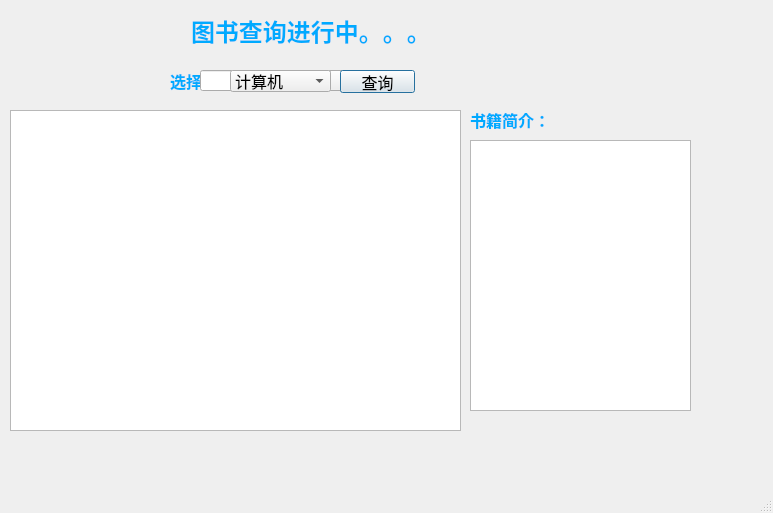
<?xml version="1.0" encoding="UTF-8"?>
<ui version="4.0">
 <class>SearchWindow</class>
 <widget class="QMainWindow" name="SearchWindow">
  <property name="geometry">
   <rect>
    <x>0</x>
    <y>0</y>
    <width>773</width>
    <height>513</height>
   </rect>
  </property>
  <property name="windowTitle">
   <string>查询书籍信息</string>
  </property>
  <widget class="QWidget" name="centralwidget">
   <widget class="QComboBox" name="choose">
    <property name="geometry">
     <rect>
      <x>290</x>
      <y>70</y>
      <width>101</width>
      <height>21</height>
     </rect>
    </property>
    <property name="font">
     <font>
      <pointsize>12</pointsize>
     </font>
    </property>
    <item>
     <property name="text">
      <string>无</string>
     </property>
    </item>
    <item>
     <property name="text">
      <string>图书编号</string>
     </property>
    </item>
    <item>
     <property name="text">
      <string>图书名称</string>
     </property>
    </item>
    <item>
     <property name="text">
      <string>归属学科</string>
     </property>
    </item>
   </widget>
   <widget class="QLabel" name="l1">
    <property name="geometry">
     <rect>
      <x>191</x>
      <y>10</y>
      <width>291</width>
      <height>41</height>
     </rect>
    </property>
    <property name="font">
     <font>
      <pointsize>18</pointsize>
      <weight>75</weight>
      <bold>true</bold>
     </font>
    </property>
    <property name="styleSheet">
     <string notr="true">color: rgb(0, 170, 255);</string>
    </property>
    <property name="text">
     <string>图书查询进行中。。。</string>
    </property>
   </widget>
   <widget class="QLabel" name="l2">
    <property name="geometry">
     <rect>
      <x>170</x>
      <y>70</y>
      <width>111</width>
      <height>21</height>
     </rect>
    </property>
    <property name="font">
     <font>
      <pointsize>12</pointsize>
      <weight>75</weight>
      <bold>true</bold>
     </font>
    </property>
    <property name="styleSheet">
     <string notr="true">color: rgb(0, 170, 255);</string>
    </property>
    <property name="text">
     <string>选择查询方式：</string>
    </property>
   </widget>
   <widget class="QLineEdit" name="bookname">
    <property name="geometry">
     <rect>
      <x>200</x>
      <y>70</y>
      <width>131</width>
      <height>21</height>
     </rect>
    </property>
   </widget>
   <widget class="QPushButton" name="bsearch">
    <property name="geometry">
     <rect>
      <x>340</x>
      <y>70</y>
      <width>75</width>
      <height>23</height>
     </rect>
    </property>
    <property name="font">
     <font>
      <pointsize>12</pointsize>
     </font>
    </property>
    <property name="text">
     <string>查询</string>
    </property>
    <property name="checkable">
     <bool>false</bool>
    </property>
    <property name="autoRepeat">
     <bool>false</bool>
    </property>
    <property name="autoDefault">
     <bool>false</bool>
    </property>
    <property name="default">
     <bool>true</bool>
    </property>
    <property name="flat">
     <bool>false</bool>
    </property>
   </widget>
   <widget class="QTableView" name="result">
    <property name="geometry">
     <rect>
      <x>10</x>
      <y>110</y>
      <width>451</width>
      <height>321</height>
     </rect>
    </property>
    <property name="font">
     <font>
      <pointsize>10</pointsize>
      <weight>75</weight>
      <bold>true</bold>
     </font>
    </property>
    <property name="styleSheet">
     <string notr="true">color: rgb(0, 170, 255);color: rgb(255, 155, 170);
background-image: url(:/new/prefix2/xingkong2.JPG);
</string>
    </property>
    <property name="frameShadow">
     <enum>QFrame::Raised</enum>
    </property>
   </widget>
   <widget class="QPlainTextEdit" name="intro">
    <property name="geometry">
     <rect>
      <x>470</x>
      <y>140</y>
      <width>221</width>
      <height>271</height>
     </rect>
    </property>
    <property name="palette">
     <palette>
      <active>
       <colorrole role="WindowText">
        <brush brushstyle="SolidPattern">
         <color alpha="255">
          <red>255</red>
          <green>155</green>
          <blue>170</blue>
         </color>
        </brush>
       </colorrole>
       <colorrole role="Text">
        <brush brushstyle="SolidPattern">
         <color alpha="255">
          <red>255</red>
          <green>155</green>
          <blue>170</blue>
         </color>
        </brush>
       </colorrole>
       <colorrole role="ButtonText">
        <brush brushstyle="SolidPattern">
         <color alpha="255">
          <red>255</red>
          <green>155</green>
          <blue>170</blue>
         </color>
        </brush>
       </colorrole>
      </active>
      <inactive>
       <colorrole role="WindowText">
        <brush brushstyle="SolidPattern">
         <color alpha="255">
          <red>255</red>
          <green>155</green>
          <blue>170</blue>
         </color>
        </brush>
       </colorrole>
       <colorrole role="Text">
        <brush brushstyle="SolidPattern">
         <color alpha="255">
          <red>255</red>
          <green>155</green>
          <blue>170</blue>
         </color>
        </brush>
       </colorrole>
       <colorrole role="ButtonText">
        <brush brushstyle="SolidPattern">
         <color alpha="255">
          <red>255</red>
          <green>155</green>
          <blue>170</blue>
         </color>
        </brush>
       </colorrole>
      </inactive>
      <disabled>
       <colorrole role="WindowText">
        <brush brushstyle="SolidPattern">
         <color alpha="255">
          <red>255</red>
          <green>155</green>
          <blue>170</blue>
         </color>
        </brush>
       </colorrole>
       <colorrole role="Text">
        <brush brushstyle="SolidPattern">
         <color alpha="255">
          <red>255</red>
          <green>155</green>
          <blue>170</blue>
         </color>
        </brush>
       </colorrole>
       <colorrole role="ButtonText">
        <brush brushstyle="SolidPattern">
         <color alpha="255">
          <red>255</red>
          <green>155</green>
          <blue>170</blue>
         </color>
        </brush>
       </colorrole>
      </disabled>
     </palette>
    </property>
    <property name="font">
     <font>
      <pointsize>12</pointsize>
      <weight>50</weight>
      <bold>false</bold>
     </font>
    </property>
    <property name="layoutDirection">
     <enum>Qt::LeftToRight</enum>
    </property>
    <property name="autoFillBackground">
     <bool>true</bool>
    </property>
    <property name="styleSheet">
     <string notr="true">color: rgb(0, 170, 255);color: rgb(255, 155, 170);
background-image: url(:/new/prefix2/xingkong2.JPG);
</string>
    </property>
    <property name="frameShadow">
     <enum>QFrame::Raised</enum>
    </property>
    <property name="textInteractionFlags">
     <set>Qt::TextSelectableByKeyboard|Qt::TextSelectableByMouse</set>
    </property>
   </widget>
   <widget class="QLabel" name="label_2">
    <property name="geometry">
     <rect>
      <x>470</x>
      <y>110</y>
      <width>111</width>
      <height>20</height>
     </rect>
    </property>
    <property name="font">
     <font>
      <pointsize>12</pointsize>
      <weight>75</weight>
      <bold>true</bold>
     </font>
    </property>
    <property name="styleSheet">
     <string notr="true">color: rgb(0, 170, 255);</string>
    </property>
    <property name="text">
     <string>书籍简介：</string>
    </property>
   </widget>
   <widget class="QLabel" name="l3">
    <property name="geometry">
     <rect>
      <x>110</x>
      <y>70</y>
      <width>81</width>
      <height>20</height>
     </rect>
    </property>
    <property name="font">
     <font>
      <pointsize>11</pointsize>
      <weight>75</weight>
      <bold>true</bold>
     </font>
    </property>
    <property name="styleSheet">
     <string notr="true">color: rgb(0, 170, 255);</string>
    </property>
    <property name="text">
     <string/>
    </property>
   </widget>
   <widget class="QComboBox" name="subject">
    <property name="geometry">
     <rect>
      <x>230</x>
      <y>70</y>
      <width>101</width>
      <height>22</height>
     </rect>
    </property>
    <property name="font">
     <font>
      <pointsize>12</pointsize>
     </font>
    </property>
    <item>
     <property name="text">
      <string>计算机</string>
     </property>
    </item>
    <item>
     <property name="text">
      <string>航空</string>
     </property>
    </item>
    <item>
     <property name="text">
      <string>航海</string>
     </property>
    </item>
    <item>
     <property name="text">
      <string>马克思</string>
     </property>
    </item>
   </widget>
  </widget>
  <widget class="QMenuBar" name="menubar">
   <property name="geometry">
    <rect>
     <x>0</x>
     <y>0</y>
     <width>773</width>
     <height>22</height>
    </rect>
   </property>
  </widget>
  <widget class="QStatusBar" name="statusbar"/>
 </widget>
 <resources/>
 <connections/>
</ui>
